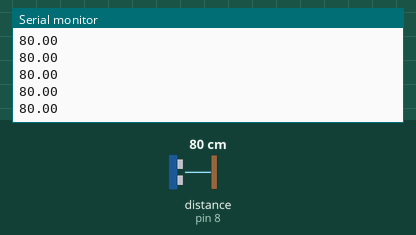
A sketch run on a simulated Arduino Uno, built with avr-gcc and run on an emulated ATmega328P. Parts: the last lines printed to the serial monitor. The test bench sets the inputs (shaded band); at power-on: distance to the obstacle (sensor on pin 8) 80 cm. The echo pulse lasts 58.3 µs per cm.

Above: at 1.2 s.
1.3 s: distance to the obstacle (sensor on pin 8) set to 2 cm
At 1.35 s:
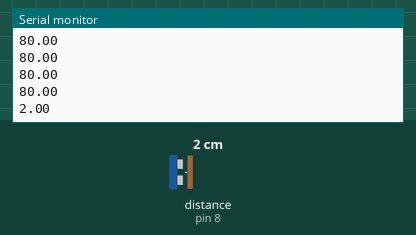
2.8 s: distance to the obstacle (sensor on pin 8) set to 4 cm
At 2.83 s:
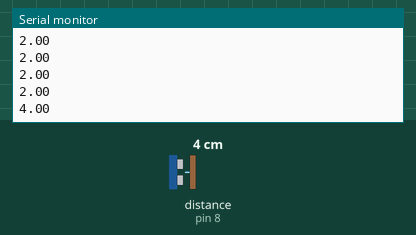
Timing chart, 0 to 5.8 s (numbered marks = the images above; inputs shaded):
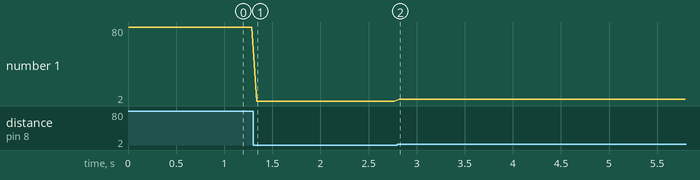

Measured:
- after the input at 1.3 s, the serial monitor: prints a new line at once (image 1)
- after the input at 2.8 s, the serial monitor: prints a new line at once (image 2)
- plotted number 1: 80 → 2 after the input at 1.3 s, 2 → 4 after the input at 2.8 s

The sketch:

us_printdistance.ino
```cpp
#include <HCSR04.h>

//Modify for your pin setup
int triggerpin = 9;
int echopin = 8;


UltraSonicDistanceSensor distanceSensor(triggerpin, echopin);  // Initialize sensor

void setup () {
    Serial.begin(9600);  // We initialize serial connection so that we could print values from sensor.
}

void loop () {
    // Every 500 miliseconds, do a measurement using the sensor and print the distance in centimeters.
    Serial.println(distanceSensor.measureDistanceCm());
    delay(50);
}
```
